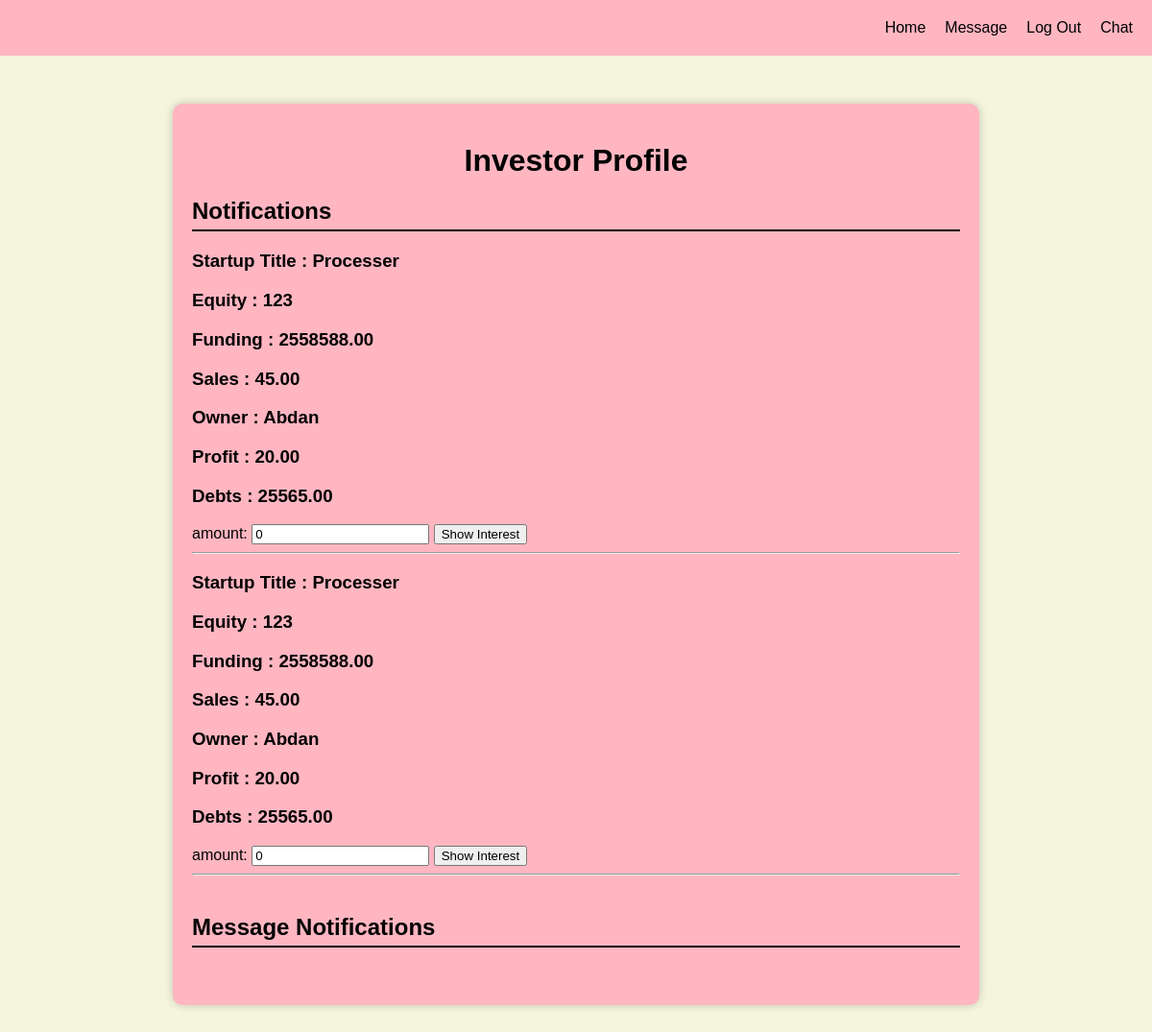
The page /investor/ (signed in) on the database as committed earlier.
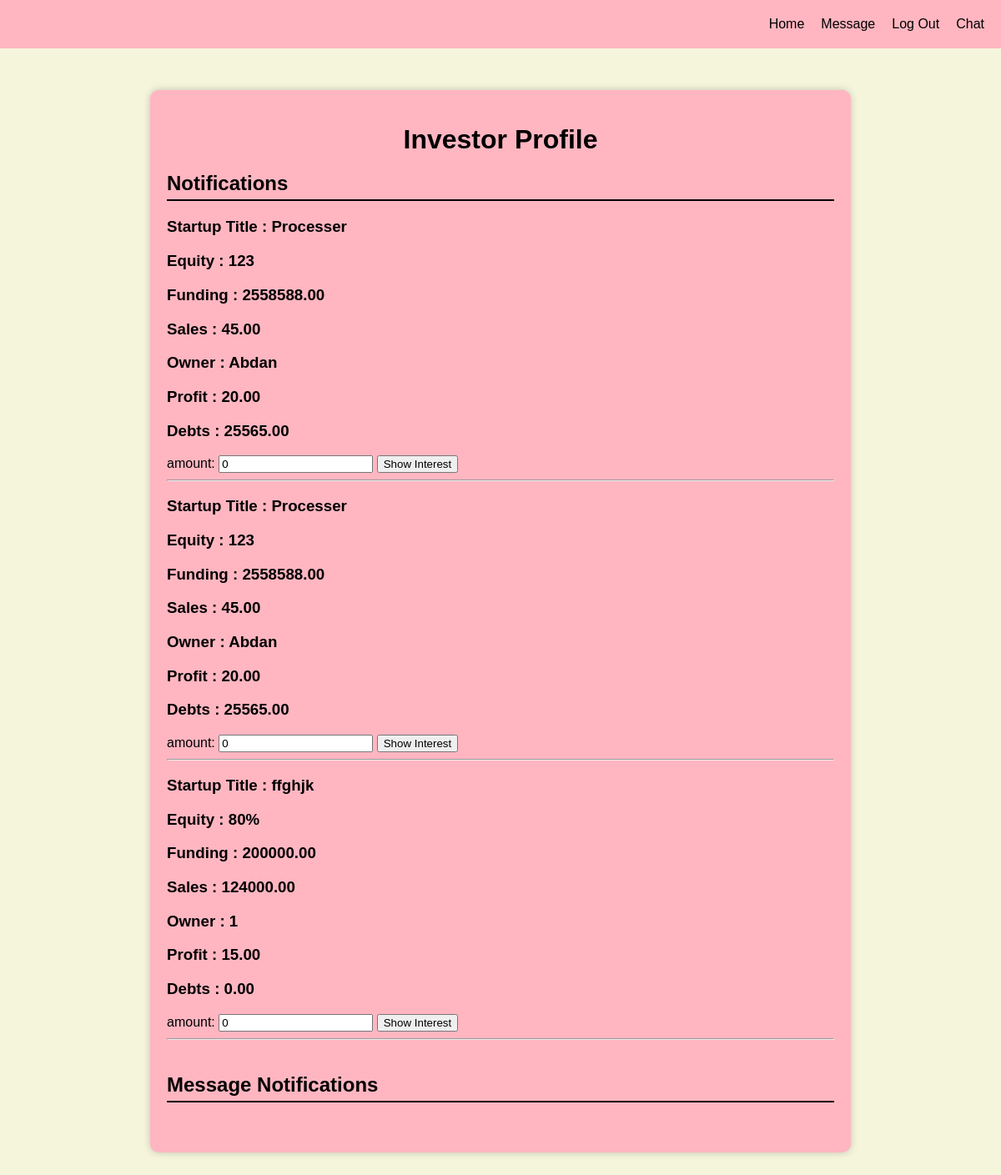
The same page on the database as committed later.
### entrepreneur/models.py (models this page shows, shortened)
class startup(models.Model):
    user = models.ForeignKey(User, on_delete=models.CASCADE)
    title = models.CharField(max_length=100)
    Equity = models.TextField()
    funding = models.DecimalField(max_digits=10, decimal_places=2)
    Sales =  models.DecimalField(max_digits=10, decimal_places=2)
    owner= models.TextField()
    profit = models.DecimalField(max_digits=10, decimal_places=2)
    debts = models.DecimalField(max_digits=10, decimal_places=2)

### investor/views.py (the view)
# urls.py: path('', views.investPro, name='investor_Profile'),
@login_required(login_url='login')
def investPro(request):
    if request.method == 'POST':
        user = request.user
        startupst = request.POST['startup_id']
        startupst = startup.objects.get(id=startupst)
        amount = request.POST['amount']
        invest = investedStartup.objects.create(user=user, startup=startupst, amount=amount)
        invest.save()
        print('invested')
        startups = startup.objects.all()
        return render(request, 'investorProfile.html',{'startups':startups})
    else:
        startups = startup.objects.all()
        return render(request, 'investorProfile.html', {'startups':startups})

### templates/investorProfile.html (shortened to what this page needs)
<!DOCTYPE html>
{% load static %}
<html>
<head>
    <link rel="stylesheet" type="text/css" href="{% static 'css/invesPro.css' %}">
</head>
<body>
<div class="banner">
    <a href="{% url 'investor_Profile' %}">Home</a>
    <a href="#">Message</a>
    <a href="{% url 'logout' %}">Log Out</a>
    <a href="{% url 'home' %}">Chat</a>
</div>
    <div class="profile-container">
        <h1>Investor Profile</h1>
        <section class="notification">
            <h2>Notifications</h2>
            {% for i in startups %}
            <div>
            <div class="startup-details-container">
                <div class="startup-details-item">
                    <h3>Startup Title : {{i.title}}</h3>
                </div>
                <div class="startup-details-item">
                    <h3>Equity : {{i.Equity}}</h3>
                </div>
                <div class="startup-details-item">
                    <h3>Funding : {{i.funding}}</h3>
                </div>
                <div class="startup-details-item">
                    <h3>Sales : {{i.Sales}}</h3>
                </div>
                <div class="startup-details-item">
                    <h3>Owner : {{i.owner}}</h3>
                </div>
                <div class="startup-details-item">
                    <h3>Profit : {{i.profit}} </h3>
                </div>
                <div class="startup-details-item">
                    <h3>Debts : {{i.debts}}</h3>
                </div>
                <form action="" method="post">
                    amount: <input type="text" name="amount" value="0">
                    <input type="submit" value="Show Interest">
            </div>
                <hr>
            {% endfor %}
        </section>
        <section class="message-notification">
            <h2>Message Notifications</h2>
        </section>
    </div>
</body>
</html>

Rows that differ between the two databases and show on the page:
added startup: title "ffghjk", Equity "80%", funding "200000.00", Sales "124000.00", owner "1", profit "15.00", debts "0.00"
